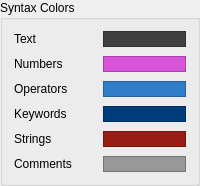
          <widget class="QGroupBox" name="groupBox_Syntax">
           <property name="title">
            <string>Syntax Colors</string>
           </property>
           <layout class="QGridLayout" name="gridLayout_3">
            <property name="verticalSpacing">
             <number>9</number>
            </property>
            <item row="0" column="0">
             <widget class="QLabel" name="Syntax_Text">
              <property name="text">
               <string>Text</string>
              </property>
             </widget>
            </item>
            <item row="0" column="1">
             <widget class="ColorChooser" name="color_Syntax_Text">
              <property name="palette">
               <palette>
                <active>
                 <colorrole role="Base">
                  <brush brushstyle="SolidPattern">
                   <color alpha="255">
                    <red>252</red>
                    <green>252</green>
                    <blue>252</blue>
                   </color>
                  </brush>
                 </colorrole>
                 <colorrole role="Window">
                  <brush brushstyle="SolidPattern">
                   <color alpha="255">
                    <red>64</red>
                    <green>64</green>
                    <blue>64</blue>
                   </color>
                  </brush>
                 </colorrole>
                </active>
                <inactive>
                 <colorrole role="Base">
                  <brush brushstyle="SolidPattern">
                   <color alpha="255">
                    <red>252</red>
                    <green>252</green>
                    <blue>252</blue>
                   </color>
                  </brush>
                 </colorrole>
                 <colorrole role="Window">
                  <brush brushstyle="SolidPattern">
                   <color alpha="255">
                    <red>64</red>
                    <green>64</green>
                    <blue>64</blue>
                   </color>
                  </brush>
                 </colorrole>
                </inactive>
                <disabled>
                 <colorrole role="Base">
                  <brush brushstyle="SolidPattern">
                   <color alpha="255">
                    <red>64</red>
                    <green>64</green>
                    <blue>64</blue>
                   </color>
                  </brush>
                 </colorrole>
                 <colorrole role="Window">
                  <brush brushstyle="SolidPattern">
                   <color alpha="255">
                    <red>64</red>
                    <green>64</green>
                    <blue>64</blue>
                   </color>
                  </brush>
                 </colorrole>
                </disabled>
               </palette>
              </property>
              <property name="autoFillBackground">
               <bool>true</bool>
              </property>
              <property name="frameShape">
               <enum>QFrame::StyledPanel</enum>
              </property>
              <property name="frameShadow">
               <enum>QFrame::Sunken</enum>
              </property>
             </widget>
            </item>
            <item row="1" column="0">
             <widget class="QLabel" name="Syntax_Numbers">
              <property name="text">
               <string>Numbers</string>
              </property>
             </widget>
            </item>
            <item row="1" column="1">
             <widget class="ColorChooser" name="color_Syntax_Numbers">
              <property name="palette">
               <palette>
                <active>
                 <colorrole role="Base">
                  <brush brushstyle="SolidPattern">
                   <color alpha="255">
                    <red>252</red>
                    <green>252</green>
                    <blue>252</blue>
                   </color>
                  </brush>
                 </colorrole>
                 <colorrole role="Window">
                  <brush brushstyle="SolidPattern">
                   <color alpha="255">
                    <red>216</red>
                    <green>84</green>
                    <blue>216</blue>
                   </color>
                  </brush>
                 </colorrole>
                </active>
                <inactive>
                 <colorrole role="Base">
                  <brush brushstyle="SolidPattern">
                   <color alpha="255">
                    <red>252</red>
                    <green>252</green>
                    <blue>252</blue>
                   </color>
                  </brush>
                 </colorrole>
                 <colorrole role="Window">
                  <brush brushstyle="SolidPattern">
                   <color alpha="255">
                    <red>216</red>
                    <green>84</green>
                    <blue>216</blue>
                   </color>
                  </brush>
                 </colorrole>
                </inactive>
                <disabled>
                 <colorrole role="Base">
                  <brush brushstyle="SolidPattern">
                   <color alpha="255">
                    <red>216</red>
                    <green>84</green>
                    <blue>216</blue>
                   </color>
                  </brush>
                 </colorrole>
                 <colorrole role="Window">
                  <brush brushstyle="SolidPattern">
                   <color alpha="255">
                    <red>216</red>
                    <green>84</green>
                    <blue>216</blue>
                   </color>
                  </brush>
                 </colorrole>
                </disabled>
               </palette>
              </property>
              <property name="autoFillBackground">
               <bool>true</bool>
              </property>
              <property name="frameShape">
               <enum>QFrame::StyledPanel</enum>
              </property>
              <property name="frameShadow">
               <enum>QFrame::Sunken</enum>
              </property>
              <property name="margin">
               <number>0</number>
              </property>
             </widget>
            </item>
            <item row="2" column="0">
             <widget class="QLabel" name="Syntax_Operators">
              <property name="text">
               <string>Operators</string>
              </property>
             </widget>
            </item>
            <item row="2" column="1">
             <widget class="ColorChooser" name="color_Syntax_Operators">
              <property name="palette">
               <palette>
                <active>
                 <colorrole role="Base">
                  <brush brushstyle="SolidPattern">
                   <color alpha="255">
                    <red>252</red>
                    <green>252</green>
                    <blue>252</blue>
                   </color>
                  </brush>
                 </colorrole>
                 <colorrole role="Window">
                  <brush brushstyle="SolidPattern">
                   <color alpha="255">
                    <red>47</red>
                    <green>124</green>
                    <blue>200</blue>
                   </color>
                  </brush>
                 </colorrole>
                </active>
                <inactive>
                 <colorrole role="Base">
                  <brush brushstyle="SolidPattern">
                   <color alpha="255">
                    <red>252</red>
                    <green>252</green>
                    <blue>252</blue>
                   </color>
                  </brush>
                 </colorrole>
                 <colorrole role="Window">
                  <brush brushstyle="SolidPattern">
                   <color alpha="255">
                    <red>47</red>
                    <green>124</green>
                    <blue>200</blue>
                   </color>
                  </brush>
                 </colorrole>
                </inactive>
                <disabled>
                 <colorrole role="Base">
                  <brush brushstyle="SolidPattern">
                   <color alpha="255">
                    <red>47</red>
                    <green>124</green>
                    <blue>200</blue>
                   </color>
                  </brush>
                 </colorrole>
                 <colorrole role="Window">
                  <brush brushstyle="SolidPattern">
                   <color alpha="255">
                    <red>47</red>
                    <green>124</green>
                    <blue>200</blue>
                   </color>
                  </brush>
                 </colorrole>
                </disabled>
               </palette>
              </property>
              <property name="autoFillBackground">
               <bool>true</bool>
              </property>
              <property name="frameShape">
               <enum>QFrame::StyledPanel</enum>
              </property>
              <property name="frameShadow">
               <enum>QFrame::Sunken</enum>
              </property>
              <property name="margin">
               <number>0</number>
              </property>
             </widget>
            </item>
            <item row="3" column="0">
             <widget class="QLabel" name="Syntax_Keywords">
              <property name="text">
               <string>Keywords</string>
              </property>
             </widget>
            </item>
            <item row="3" column="1">
             <widget class="ColorChooser" name="color_Syntax_Keywords">
              <property name="palette">
               <palette>
                <active>
                 <colorrole role="Base">
                  <brush brushstyle="SolidPattern">
                   <color alpha="255">
                    <red>252</red>
                    <green>252</green>
                    <blue>252</blue>
                   </color>
                  </brush>
                 </colorrole>
                 <colorrole role="Window">
                  <brush brushstyle="SolidPattern">
                   <color alpha="255">
                    <red>0</red>
                    <green>60</green>
                    <blue>121</blue>
                   </color>
                  </brush>
                 </colorrole>
                </active>
                <inactive>
                 <colorrole role="Base">
                  <brush brushstyle="SolidPattern">
                   <color alpha="255">
                    <red>252</red>
                    <green>252</green>
                    <blue>252</blue>
                   </color>
                  </brush>
                 </colorrole>
                 <colorrole role="Window">
                  <brush brushstyle="SolidPattern">
                   <color alpha="255">
                    <red>0</red>
                    <green>60</green>
                    <blue>121</blue>
                   </color>
                  </brush>
                 </colorrole>
                </inactive>
                <disabled>
                 <colorrole role="Base">
                  <brush brushstyle="SolidPattern">
                   <color alpha="255">
                    <red>0</red>
                    <green>60</green>
                    <blue>121</blue>
                   </color>
                  </brush>
                 </colorrole>
                 <colorrole role="Window">
                  <brush brushstyle="SolidPattern">
                   <color alpha="255">
                    <red>0</red>
                    <green>60</green>
                    <blue>121</blue>
                   </color>
                  </brush>
                 </colorrole>
                </disabled>
               </palette>
              </property>
              <property name="autoFillBackground">
               <bool>true</bool>
              </property>
              <property name="frameShape">
               <enum>QFrame::StyledPanel</enum>
              </property>
              <property name="frameShadow">
               <enum>QFrame::Sunken</enum>
              </property>
              <property name="margin">
               <number>0</number>
              </property>
             </widget>
            </item>
            <item row="4" column="0">
             <widget class="QLabel" name="Syntax_Strings">
              <property name="text">
               <string>Strings</string>
              </property>
             </widget>
            </item>
            <item row="4" column="1">
             <widget class="ColorChooser" name="color_Syntax_Strings">
              <property name="palette">
               <palette>
                <active>
                 <colorrole role="Base">
                  <brush brushstyle="SolidPattern">
                   <color alpha="255">
                    <red>252</red>
                    <green>252</green>
                    <blue>252</blue>
                   </color>
                  </brush>
                 </colorrole>
                 <colorrole role="Window">
                  <brush brushstyle="SolidPattern">
                   <color alpha="255">
                    <red>152</red>
                    <green>30</green>
                    <blue>21</blue>
                   </color>
                  </brush>
                 </colorrole>
                </active>
                <inactive>
                 <colorrole role="Base">
                  <brush brushstyle="SolidPattern">
                   <color alpha="255">
                    <red>252</red>
                    <green>252</green>
                    <blue>252</blue>
                   </color>
                  </brush>
                 </colorrole>
                 <colorrole role="Window">
                  <brush brushstyle="SolidPattern">
                   <color alpha="255">
                    <red>152</red>
                    <green>30</green>
                    <blue>21</blue>
                   </color>
                  </brush>
                 </colorrole>
                </inactive>
                <disabled>
                 <colorrole role="Base">
                  <brush brushstyle="SolidPattern">
                   <color alpha="255">
                    <red>152</red>
                    <green>30</green>
                    <blue>21</blue>
                   </color>
                  </brush>
                 </colorrole>
                 <colorrole role="Window">
                  <brush brushstyle="SolidPattern">
                   <color alpha="255">
                    <red>152</red>
                    <green>30</green>
                    <blue>21</blue>
                   </color>
                  </brush>
                 </colorrole>
                </disabled>
               </palette>
              </property>
              <property name="autoFillBackground">
               <bool>true</bool>
              </property>
              <property name="frameShape">
               <enum>QFrame::StyledPanel</enum>
              </property>
              <property name="frameShadow">
               <enum>QFrame::Sunken</enum>
              </property>
              <property name="margin">
               <number>0</number>
              </property>
             </widget>
            </item>
            <item row="5" column="0">
             <widget class="QLabel" name="Syntax_Comments">
              <property name="text">
               <string>Comments</string>
              </property>
             </widget>
            </item>
            <item row="5" column="1">
             <widget class="ColorChooser" name="color_Syntax_Comments">
              <property name="palette">
               <palette>
                <active>
                 <colorrole role="Base">
                  <brush brushstyle="SolidPattern">
                   <color alpha="255">
                    <red>252</red>
                    <green>252</green>
                    <blue>252</blue>
                   </color>
                  </brush>
                 </colorrole>
                 <colorrole role="Window">
                  <brush brushstyle="SolidPattern">
                   <color alpha="255">
                    <red>152</red>
                    <green>152</green>
                    <blue>152</blue>
                   </color>
                  </brush>
                 </colorrole>
                </active>
                <inactive>
                 <colorrole role="Base">
                  <brush brushstyle="SolidPattern">
                   <color alpha="255">
                    <red>252</red>
                    <green>252</green>
                    <blue>252</blue>
                   </color>
                  </brush>
                 </colorrole>
                 <colorrole role="Window">
                  <brush brushstyle="SolidPattern">
                   <color alpha="255">
                    <red>152</red>
                    <green>152</green>
                    <blue>152</blue>
                   </color>
                  </brush>
                 </colorrole>
                </inactive>
                <disabled>
                 <colorrole role="Base">
                  <brush brushstyle="SolidPattern">
                   <color alpha="255">
                    <red>152</red>
                    <green>152</green>
                    <blue>152</blue>
                   </color>
                  </brush>
                 </colorrole>
                 <colorrole role="Window">
                  <brush brushstyle="SolidPattern">
                   <color alpha="255">
                    <red>152</red>
                    <green>152</green>
                    <blue>152</blue>
                   </color>
                  </brush>
                 </colorrole>
                </disabled>
               </palette>
              </property>
              <property name="autoFillBackground">
               <bool>true</bool>
              </property>
              <property name="frameShape">
               <enum>QFrame::StyledPanel</enum>
              </property>
              <property name="frameShadow">
               <enum>QFrame::Sunken</enum>
              </property>
              <property name="margin">
               <number>0</number>
              </property>
             </widget>
            </item>
           </layout>
          </widget>
